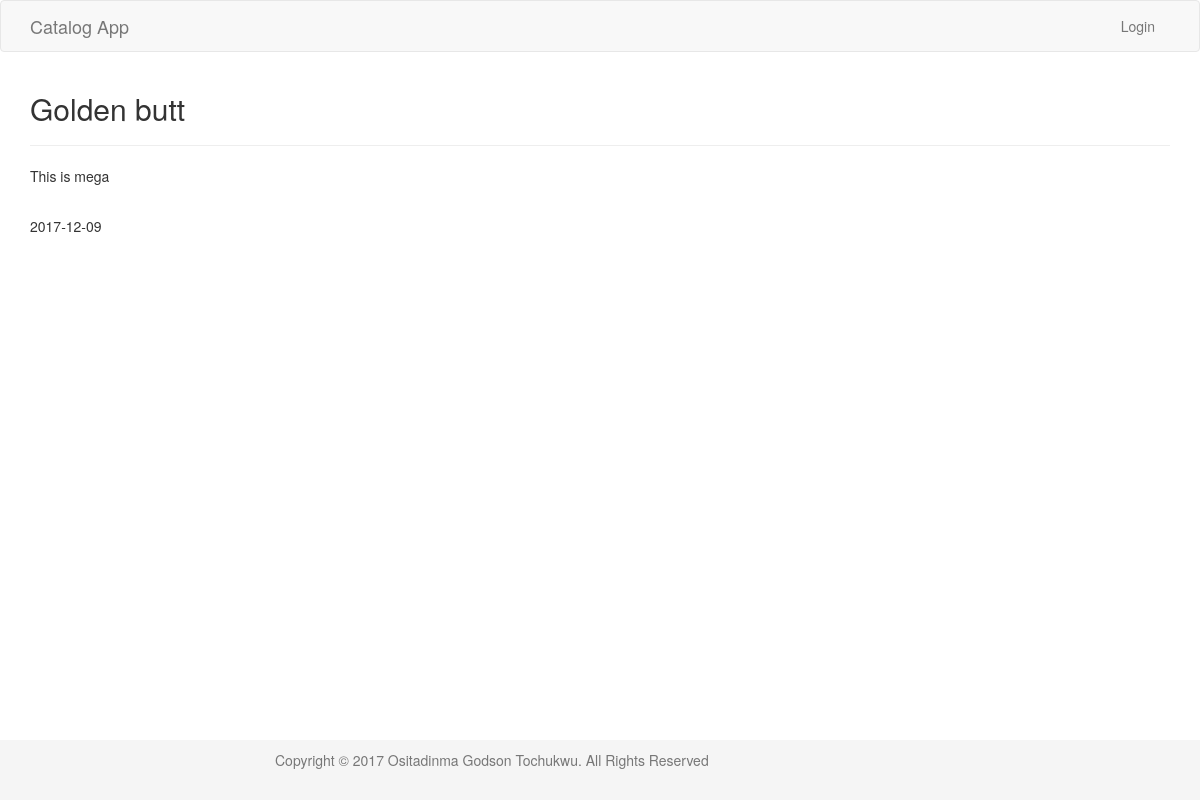
Page /category/item/6 on the committed database.
### models.py (models this page shows, shortened)
class Item(Base):
    __tablename__ = "item"
    id = Column(Integer, Sequence(start=1, increment=1, name="item_id_sequence"), primary_key=True)
    name = Column(String, nullable=False)
    description = Column(String, nullable=False)
    user_id = Column(Integer, ForeignKey("user.id"))
    category_id = Column(Integer, ForeignKey("category.id"))
    created_date = Column(DateTime, nullable=True)
    updated_Date = Column(DateTime, nullable=True)
    user = relationship(User)
    category = relationship(Category)

### views.py (the view)
@app.route('/category/item/<int:id>')
def item_page(id):
    item = session.query(Item).filter_by(id=id).one()
    user = None
    if 'email' in login_session:
        user = session.query(User).filter_by(email=login_session['email']).one()
    return render_template('item_page.html',item=item, user=user)

### templates/item_page.html (shortened to what this page needs)
{% extends "layout.html" %}
{% block body %}
    <section>
        <div class="row">
            <div class="col-md-12">
                <h2>{{ item.name }}</h2>
                <hr>
                <p>{{ item.description }}</p>
                <br>
                <p>{{ item.created_date.strftime('%Y-%m-%d')}}</p>
            </div>
        </div>
    </section>
{% endblock %}

### static/css/style.css (style rules this page uses)
html { position: relative; min-height: 100%; }
body { margin-bottom: 60px; }

### rows in the picture
Item: name "Golden butt", description "This is mega", created_date "2017-12-09"
